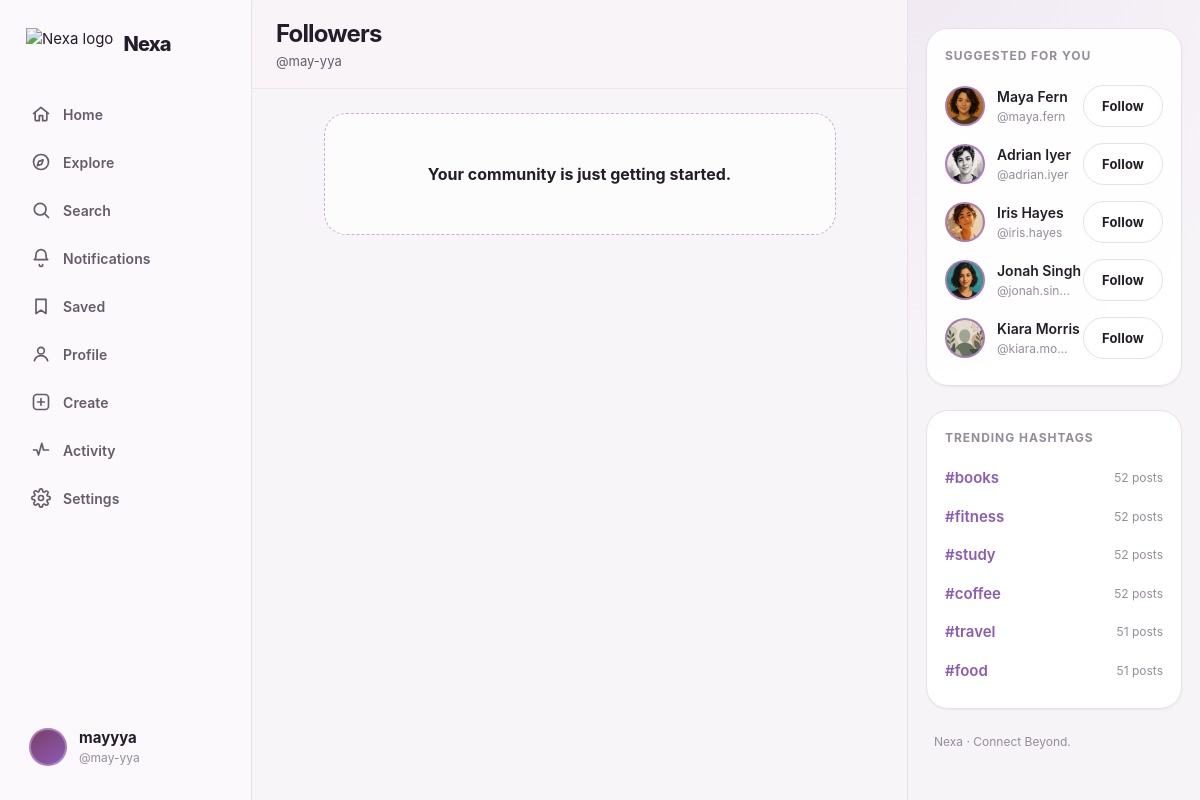
The app's page /accounts/u/may-yya/followers/ (signed in) with its own data.
### accounts/models.py (models this page shows, shortened)
class Profile(models.Model):
    VISIBILITY_CHOICES = [('public', 'Public'), ('private', 'Private')]
    user = models.OneToOneField(settings.AUTH_USER_MODEL, on_delete=models.CASCADE, related_name='profile')
    display_name = models.CharField(max_length=80, blank=True)
    bio = models.CharField(max_length=200, blank=True)
    avatar = models.ImageField(upload_to='avatars/', blank=True, null=True)
    interests = models.ManyToManyField(Interest, blank=True, related_name='profiles')
    onboarding_step = models.PositiveSmallIntegerField(default=0)
    onboarding_complete = models.BooleanField(default=False)
    theme_preference = models.CharField(
        max_length=10,
        choices=[('light', 'Light'), ('dark', 'Dark'), ('system', 'System')],
        default='system',
    )
    visibility = models.CharField(max_length=10, choices=VISIBILITY_CHOICES, default='public')
    notify_on_like = models.BooleanField(default=True)
    notify_on_comment = models.BooleanField(default=True)
    notify_on_follow = models.BooleanField(default=True)
    created_at = models.DateTimeField(auto_now_add=True)
    updated_at = models.DateTimeField(auto_now=True)
    def get_display_name(self):
        return self.display_name or self.user.username
    def is_private(self):
        return self.visibility == 'private'
    def can_be_viewed_by(self, viewer):
        if not self.is_private():
            return True

### posts/models.py (models this page shows, shortened)
class Hashtag(models.Model):
    name = models.CharField(max_length=100, unique=True)
    class Meta:
        ordering = ['name']

### accounts/views.py (the view)
# urls.py: path('u/<str:username>/followers/', views.followers_list, name='followers'),
@login_required
def followers_list(request, username):
    profile_user = get_object_or_404(User, username=username)
    if not profile_user.profile.can_be_viewed_by(request.user):
        return render(request, 'accounts/user_list.html', {
            'profile_user': profile_user, 'title': 'Followers', 'page_obj': None,
            'my_following_ids': set(), 'my_pending_ids': set(), 'is_private_and_blocked': True,
        })
    follows = Follow.objects.filter(following=profile_user, status='accepted').select_related('follower__profile')
    my_following_ids = set(Follow.objects.filter(follower=request.user, status='accepted').values_list('following_id', flat=True))
    my_pending_ids = set(Follow.objects.filter(follower=request.user, status='pending').values_list('following_id', flat=True))
    paginator = Paginator([f.follower for f in follows], 20)
    page_obj = paginator.get_page(request.GET.get('page'))
    return render(request, 'accounts/user_list.html', {
        'profile_user': profile_user,
        'title': 'Followers',
        'page_obj': page_obj,
        'my_following_ids': my_following_ids,
        'my_pending_ids': my_pending_ids,
        'is_private_and_blocked': False,
    })

### core/context_processors.py (called while the page is built)
def theme_processor(request):
    theme = 'system'
    if request.user.is_authenticated and hasattr(request.user, 'profile'):
        theme = request.user.profile.theme_preference
    else:
        theme = request.COOKIES.get('nexa_theme', 'system')
    return {'active_theme': theme}

### core/templatetags/nexa_extras.py (called while the page is built)
@register.simple_tag
def suggested_users(user, limit=5):
    if not user.is_authenticated:
        return []
    following_ids = Follow.objects.filter(follower=user).values_list('following_id', flat=True)
    qs = User.objects.exclude(id=user.id).exclude(id__in=following_ids).select_related('profile')
    interest_ids = user.profile.interests.values_list('id', flat=True)
    if interest_ids:
        matched = qs.filter(profile__interests__in=interest_ids).distinct()[:limit]
        if matched:
            return matched
    return qs.order_by('-date_joined')[:limit]

@register.simple_tag
def trending_hashtags(limit=6):
    return Hashtag.objects.annotate(post_total=Count('posts')).filter(
        post_total__gt=0).order_by('-post_total')[:limit]

### notifications/context_processors.py (called while the page is built)
def unread_count_processor(request):
    if request.user.is_authenticated:
        count = request.user.notifications.filter(is_read=False).count()
        return {'unread_notification_count': count}
    return {'unread_notification_count': 0}

### templates/accounts/user_list.html (shortened to what this page needs)
{% extends "app_base.html" %}
{% block shell_content %}
<header class="page-header">
  <h1 class="text-page-title">{{ title }}</h1>
  <p class="text-meta">@{{ profile_user.username }}</p>
</header>
<div class="page-content" style="max-width:560px;">
  {% if is_private_and_blocked %}
    <div class="state-block">
      <svg width="40" height="40" viewBox="0 0 24 24" fill="none" stroke="currentColor" stroke-width="1.5"><rect x="4" y="10" width="16" height="10" rx="2"/><path d="M8 10V7a4 4 0 0 1 8 0v3"/></svg>
      <p class="state-title">This account is private</p>
      <p class="text-meta">Follow @{{ profile_user.username }} to see this list.</p>
    </div>
  {% else %}
    <div class="state-block">
      <p class="state-title">{% if title == "Followers" %}Your community is just getting started.{% else %}Not following anyone yet.{% endif %}</p>
    </div>
  {% endif %}
</div>
{% endblock %}

### templates/app_base.html (shortened to what this page needs)
{% extends "base.html" %}
{% load static %}
{% block body %}
{% load static %}
<div class="app-shell">
  <aside class="shell-sidebar">
    <a href="{% url 'core:home' %}" class="brand-mark">
      <img src="{% static 'img/nexa-logo.png' %}" alt="Nexa logo">
      <span>Nexa</span>
    </a>
    <nav class="nav-list">
      <a href="{% url 'core:home' %}" class="nav-item {% if request.resolver_match.url_name == 'home' or request.resolver_match.url_name == 'feed' %}active{% endif %}">
        <svg viewBox="0 0 24 24" fill="none" stroke="currentColor" stroke-width="2" stroke-linecap="round" stroke-linejoin="round"><path d="M3 11.5 12 4l9 7.5"/><path d="M5 10v9a1 1 0 0 0 1 1h4v-6h4v6h4a1 1 0 0 0 1-1v-9"/></svg>
        <span class="nav-label">Home</span>
      </a>
      <a href="{% url 'core:explore' %}" class="nav-item {% if request.resolver_match.url_name == 'explore' %}active{% endif %}">
        <svg viewBox="0 0 24 24" fill="none" stroke="currentColor" stroke-width="2" stroke-linecap="round" stroke-linejoin="round"><circle cx="12" cy="12" r="9"/><path d="m14.5 9.5-1.7 5.2-5.2 1.7 1.7-5.2z"/></svg>
        <span class="nav-label">Explore</span>
      </a>
      <a href="{% url 'core:search' %}" class="nav-item {% if request.resolver_match.url_name == 'search' %}active{% endif %}">
        <svg viewBox="0 0 24 24" fill="none" stroke="currentColor" stroke-width="2" stroke-linecap="round" stroke-linejoin="round"><circle cx="11" cy="11" r="7"/><path d="m21 21-4.3-4.3"/></svg>
        <span class="nav-label">Search</span>
      </a>
      <a href="{% url 'notifications:list' %}" class="nav-item {% if request.resolver_match.url_name == 'list' and request.resolver_match.app_name == 'notifications' %}active{% endif %}">
        <svg viewBox="0 0 24 24" fill="none" stroke="currentColor" stroke-width="2" stroke-linecap="round" stroke-linejoin="round"><path d="M6 8a6 6 0 0 1 12 0c0 5 2 6 2 6H4s2-1 2-6"/><path d="M10 20a2 2 0 0 0 4 0"/></svg>
        <span class="nav-label">Notifications</span>
      </a>
      <a href="{% url 'social:saved_posts' %}" class="nav-item {% if request.resolver_match.url_name == 'saved_posts' %}active{% endif %}">
        <svg viewBox="0 0 24 24" fill="none" stroke="currentColor" stroke-width="2" stroke-linecap="round" stroke-linejoin="round"><path d="M6 4h12v17l-6-4-6 4z"/></svg>
        <span class="nav-label">Saved</span>
      </a>
      <a href="{% url 'accounts:profile' username=request.user.username %}" class="nav-item {% if request.resolver_match.url_name == 'profile' %}active{% endif %}">
        <svg viewBox="0 0 24 24" fill="none" stroke="currentColor" stroke-width="2" stroke-linecap="round" stroke-linejoin="round"><circle cx="12" cy="8" r="4"/><path d="M4 20c1.5-4 5-6 8-6s6.5 2 8 6"/></svg>
        <span class="nav-label">Profile</span>
      </a>
      <a href="{% url 'posts:create' %}" class="nav-item {% if request.resolver_match.url_name == 'create' %}active{% endif %}">
        <svg viewBox="0 0 24 24" fill="none" stroke="currentColor" stroke-width="2" stroke-linecap="round" stroke-linejoin="round"><rect x="3" y="3" width="18" height="18" rx="4"/><path d="M12 8v8M8 12h8"/></svg>
        <span class="nav-label">Create</span>
      </a>
      <a href="{% url 'core:activity' %}" class="nav-item {% if request.resolver_match.url_name == 'activity' %}active{% endif %}">
        <svg viewBox="0 0 24 24" fill="none" stroke="currentColor" stroke-width="2" stroke-linecap="round" stroke-linejoin="round"><path d="M3 12h4l2 6 4-14 2 8h6"/></svg>
        <span class="nav-label">Activity</span>
      </a>
      <a href="{% url 'core:settings' %}" class="nav-item {% if request.resolver_match.url_name == 'settings' %}active{% endif %}">
        <span class="nav-label">Settings</span>
      </a>
    </nav>
    <a href="{% url 'accounts:profile' username=request.user.username %}" class="sidebar-user">
      <div class="avatar">
      </div>
      <div class="user-meta">
        <div class="text-body" style="font-weight:700;">{{ request.user.profile.get_display_name }}</div>
        <div class="text-caption">@{{ request.user.username }}</div>
      </div>
    </a>
  </aside>
  <main class="shell-main">
    {% block shell_content %}{% endblock %}
  </main>
  <aside class="shell-right">
    {% block right_rail %}
      {% include "partials/suggestions.html" %}
    {% endblock %}
  </aside>
</div>
{% endblock %}

### templates/partials/suggestions.html
{% load nexa_extras %}
<div class="card right-card">
  <div class="right-card-title">Suggested for you</div>
  {% suggested_users request.user as suggested %}
  {% if suggested %}
    {% for person in suggested %}
      <div class="suggestion-row">
        <a href="{% url 'accounts:profile' username=person.username %}" class="avatar">
          {% if person.profile.avatar %}<img src="{{ person.profile.avatar.url }}" alt="">{% else %}{{ person.username|slice:":1"|upper }}{% endif %}
        </a>
        <div class="suggestion-meta">
          <a href="{% url 'accounts:profile' username=person.username %}" class="name truncate">{{ person.profile.get_display_name }}</a>
          <div class="handle truncate">@{{ person.username }}</div>
        </div>
        <button class="btn btn-secondary btn-sm js-follow-btn" data-username="{{ person.username }}">Follow</button>
      </div>
    {% endfor %}
  {% else %}
    <p class="text-meta">No suggestions right now — check back soon.</p>
  {% endif %}
</div>
<div class="card right-card">
  <div class="right-card-title">Trending hashtags</div>
  {% trending_hashtags as tags %}
  {% if tags %}
    {% for tag in tags %}
      <a href="{% url 'posts:hashtag' name=tag.name %}" class="flex justify-between items-center" style="padding: 8px 0;">
        <span class="text-body" style="font-weight:600; color: var(--accent-blue);">#{{ tag.name }}</span>
        <span class="text-caption">{{ tag.post_total }} post{{ tag.post_total|pluralize }}</span>
      </a>
    {% endfor %}
  {% else %}
    <p class="text-meta">Hashtags will appear here as Nexa grows.</p>
  {% endif %}
</div>
<p class="text-caption" style="padding: 0 var(--space-2);">Nexa · Connect Beyond.</p>

### static/css/tokens.css (style rules this page uses)
:root { --font-sans: Inter, ui-sans-serif, system-ui, -apple-system, BlinkMacSystemFont, "Segoe UI", sans-serif; --font-display: Georgia, "Times New Roman", serif; --radius-sm: 10px; --radius-md: 14px; --radius-lg: 22px; --radius-xl: 30px; --radius-full: 999px; --space-1: 4px; --space-2: 8px; --space-3: 12px; --space-4: 16px; --space-5: 24px; --space-6: 32px; --space-7: 48px; --space-8: 64px; --accent-plum: #7b3f68; --accent-violet: #8c5bb5; --accent-lilac: #c8a8db; --accent-blue: #8c5bb5; --accent-cyan: #b596c8; --accent-purple: #9b6cc3; --accent-gradient: linear-gradient(125deg, #603052 0%, #8c5bb5 58%, #c8a8db 100%); --success: #4d9a79; --warning: #c79550; --error: #c16b78; --info: #8c78aa; --shadow-sm: 0 1px 2px rgba(33, 22, 38, 0.06); --shadow-md: 0 12px 30px rgba(47, 27, 54, 0.10); --shadow-lg: 0 24px 64px rgba(47, 27, 54, 0.16); --shadow-focus: 0 0 0 4px rgba(140, 91, 181, 0.16); --transition-fast: 140ms ease; --transition-base: 220ms ease; }
[data-theme="light"] { --bg: #f7f4f8; --surface: #ffffff; --surface-elevated: #fffdfd; --card: #ffffff; --input: #f4f0f6; --border: #e8e0ea; --text-primary: #241d29; --text-secondary: #655b6b; --text-muted: #958c9b; --overlay: rgba(25, 17, 31, 0.45); --shadow-color: rgba(47, 27, 54, 0.08); }

### static/css/base.css (style rules this page uses)
* { box-sizing: border-box; }
html, body { margin: 0; padding: 0; background: var(--bg); color: var(--text-primary); font-family: var(--font-sans); -webkit-font-smoothing: antialiased; transition: background var(--transition-base), color var(--transition-base); }
body { min-height: 100vh; font-size: 15px; line-height: 1.5; }
a { color: inherit; text-decoration: none; }
img { max-width: 100%; display: block; }
button { font-family: inherit; cursor: pointer; }
::placeholder { color: var(--text-muted); }
h1, h2, h3, h4, p { margin: 0; }
.text-page-title { font-size: 24px; font-weight: 700; letter-spacing: -0.01em; }
.text-body { font-size: 15px; font-weight: 400; }
.text-meta { font-size: 13px; color: var(--text-secondary); }
.text-caption { font-size: 12px; color: var(--text-muted); }
.flex { display: flex; }
.items-center { align-items: center; }
.justify-between { justify-content: space-between; }
.btn { display: inline-flex; align-items: center; justify-content: center; gap: var(--space-2); padding: 10px 18px; border-radius: var(--radius-full); font-weight: 600; font-size: 14px; border: 1px solid transparent; transition: transform var(--transition-fast), box-shadow var(--transition-fast), background var(--transition-fast), border-color var(--transition-fast); white-space: nowrap; }
.btn-secondary { background: var(--surface-elevated); color: var(--text-primary); border-color: var(--border); }
.btn-sm { padding: 6px 14px; font-size: 13px; }
.card { background: var(--card); border: 1px solid var(--border); border-radius: var(--radius-lg); box-shadow: var(--shadow-sm); }
.avatar { border-radius: 50%; object-fit: cover; background: var(--accent-gradient); flex-shrink: 0; display: flex; align-items: center; justify-content: center; color: #fff; font-weight: 700; overflow: hidden; }
.state-block { display: flex; flex-direction: column; align-items: center; text-align: center; gap: var(--space-2); padding: var(--space-7) var(--space-4); color: var(--text-secondary); }
.state-block .state-title { font-size: 16px; font-weight: 700; color: var(--text-primary); }
.truncate { overflow: hidden; text-overflow: ellipsis; white-space: nowrap; }

### records on screen
Hashtag: name "books", post_total "52"
Hashtag: name "fitness", post_total "52"
Hashtag: name "study", post_total "52"
Hashtag: name "coffee", post_total "52"
Hashtag: name "travel", post_total "51"
Hashtag: name "food", post_total "51"

### other values on screen
{{ request.user.profile.get_display_name }} "mayyya"
{{ request.user.username }} "may-yya"
{{ title }} "Followers"
{{ profile_user.username }} "may-yya"
{{ person.profile.get_display_name }} "Maya Fern"
{{ person.username }} "maya.fern"
{{ person.profile.get_display_name }} "Adrian Iyer"
{{ person.username }} "adrian.iyer"
{{ person.profile.get_display_name }} "Iris Hayes"
{{ person.username }} "iris.hayes"
{{ person.profile.get_display_name }} "Jonah Singh"
{{ person.username }} "jonah.sin…"
{{ person.profile.get_display_name }} "Kiara Morris"
{{ person.username }} "kiara.mo…"
